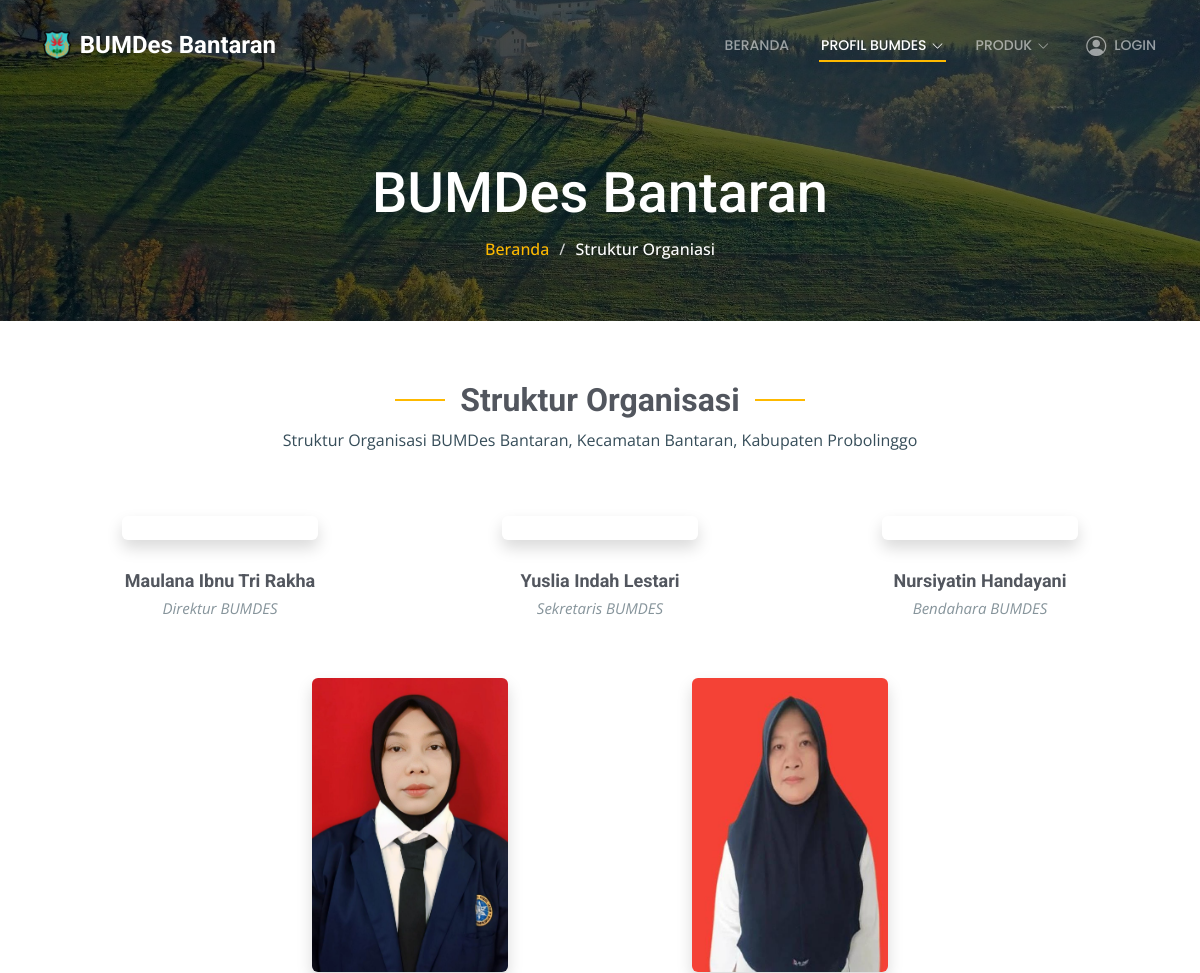
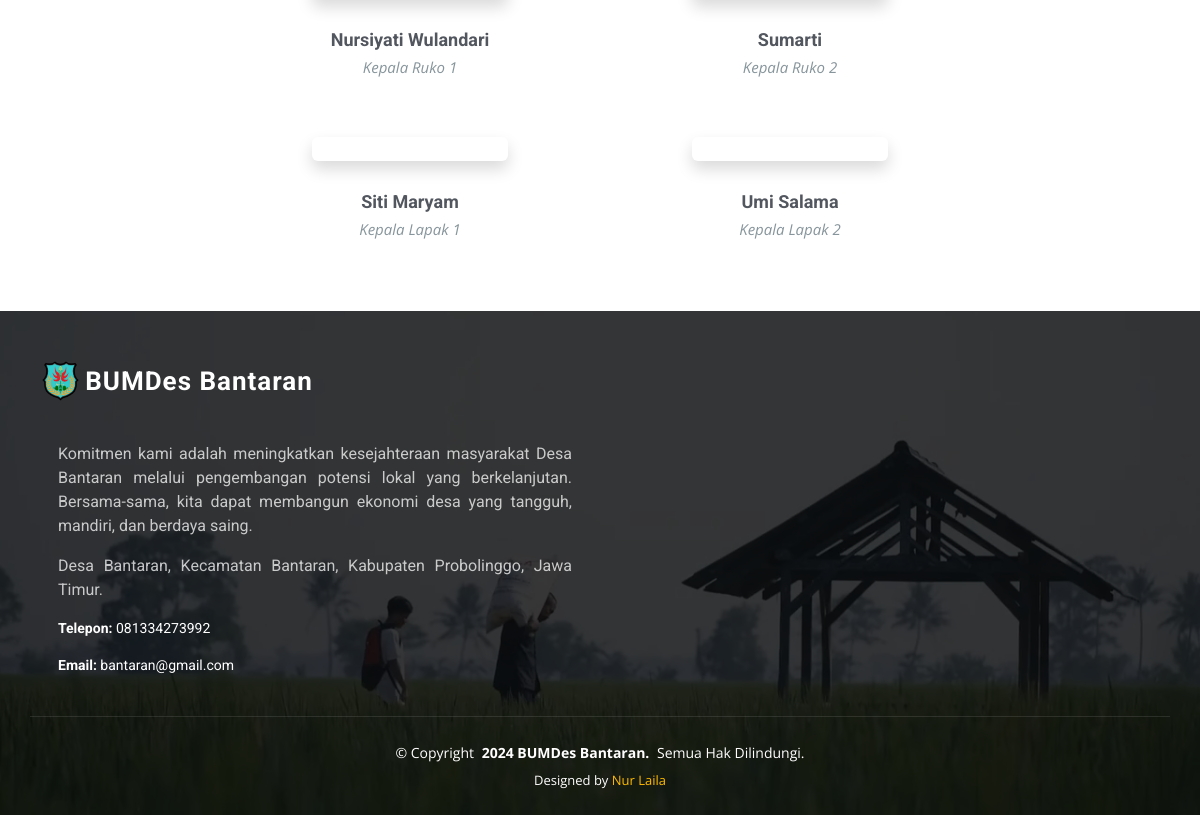
The app's page /index.php/profil/struktur with its own data (2 pictures, top to bottom).
### tables this page shows
CREATE TABLE `pengurus` (
  `id_pengurus` bigint(20) UNSIGNED NOT NULL,
  `nama` varchar(255) NOT NULL,
  `jabatan` varchar(255) NOT NULL,
  `foto` varchar(255) NOT NULL
);

### application/controllers/Profil.php (called while the page is built, shortened)
<?php
class Profil extends CI_Controller
{
	public function __construct()
	{
		$this->load->model('base_model');
	}
	public function struktur()
	{
		$data['title'] 			= 'Profil Struktur';
		$data['pengurus'] = $this->base_model->get_all('pengurus');
		$this->load->view('profile_view/profile/struktur', $data);
	}
}

### index.php (called while the page is built, shortened)
<?php
require_once BASEPATH.'core/CodeIgniter.php';

### application/models/Base_model.php (called while the page is built, shortened)
<?php
class Base_model extends CI_Model
{
    public function get_all(string $table_name, bool $is_active = false): array
    {
        $where = $is_active ? "AND $table_name.is_active = '1'" : "";
        $query = "SELECT * FROM $table_name WHERE 1=1 $where";
        $result = $this->db->query($query);
        return $result->result();
    }
}

### application/views/profile_view/profile/struktur.php (the view, shortened to what this page needs)
<!DOCTYPE html>
<html lang="en">
<head>
    <?php $this->view('profile_view/_partials/head'); ?>
</head>
<body class="about-page">
    <?php $this->view('profile_view/_partials/header'); ?>
    <main class="main">
        <div class="page-title dark-background" style="background-image: url(<?= base_url('assets/profile/img/background/profile.jpg'); ?>);">
            <div class="container position-relative">
                <h1>BUMDes Bantaran</h1>
                <nav class="breadcrumbs">
                    <ol>
                        <li><a href="<?= base_url(); ?>">Beranda</a></li>
                        <li class="current">Struktur Organiasi</li>
                    </ol>
                </nav>
            </div>
        </div>
        <section class="team section">
            <div class="container section-title pb-3 mb-5" data-aos="fade-up">
                <h2>Struktur Organisasi</h2>
                <p>Struktur Organisasi BUMDes Bantaran, Kecamatan Bantaran, Kabupaten Probolinggo</p>
            </div>
            <div class="container">
                <div class="row gy-5 mb-5 justify-content-center">
                    <div class="col-lg-4 col-md-6 member" data-aos="fade-up" data-aos-delay="100">
                        <div class="member-img rounded shadow">
                        </div>
                        <div class="member-info text-center">
                            <h4><?= $pengurus[0]->nama ?></h4>
                            <span><?= $pengurus[0]->jabatan ?></span>
                        </div>
                    </div>
                    <div class="col-lg-4 col-md-6 member" data-aos="fade-up" data-aos-delay="100">
                        <div class="member-img rounded shadow">
                        </div>
                        <div class="member-info text-center">
                            <h4><?= $pengurus[1]->nama ?></h4>
                            <span><?= $pengurus[1]->jabatan ?></span>
                        </div>
                    </div>
                    <div class="col-lg-4 col-md-6 member" data-aos="fade-up" data-aos-delay="100">
                        <div class="member-img rounded shadow">
                        </div>
                        <div class="member-info text-center">
                            <h4><?= $pengurus[2]->nama ?></h4>
                            <span><?= $pengurus[2]->jabatan ?></span>
                        </div>
                    </div>
                </div>
                <div class="row gy-5 mb-5 justify-content-center">
                    <div class="col-lg-4 col-md-6 member" data-aos="fade-up" data-aos-delay="100">
                        <div class="member-img rounded shadow">
                            <img src="<?= base_url("file/" . $pengurus[3]->foto); ?>" style="background-position: center; background-size: cover;" class="img-fluid" alt="">
                        </div>
                        <div class="member-info text-center">
                            <h4><?= $pengurus[3]->nama ?></h4>
                            <span><?= $pengurus[3]->jabatan ?></span>
                        </div>
                    </div>
                    <div class="col-lg-4 col-md-6 member" data-aos="fade-up" data-aos-delay="100">
                        <div class="member-img rounded shadow">
                            <img src="<?= base_url("file/" . $pengurus[4]->foto); ?>" style="background-position: center; background-size: cover;" class="img-fluid" alt="">
                        </div>
                        <div class="member-info text-center">
                            <h4><?= $pengurus[4]->nama ?></h4>
                            <span><?= $pengurus[4]->jabatan ?></span>
                        </div>
                    </div>
                </div>
                <div class="row gy-5 justify-content-center">
                    <div class="col-lg-4 col-md-6 member" data-aos="fade-up" data-aos-delay="100">
                        <div class="member-img rounded shadow">
                        </div>
                        <div class="member-info text-center">
                            <h4><?= $pengurus[5]->nama ?></h4>
                            <span><?= $pengurus[5]->jabatan ?></span>
                        </div>
                    </div>
                    <div class="col-lg-4 col-md-6 member" data-aos="fade-up" data-aos-delay="100">
                        <div class="member-img rounded shadow">
                        </div>
                        <div class="member-info text-center">
                            <h4><?= $pengurus[6]->nama ?></h4>
                            <span><?= $pengurus[6]->jabatan ?></span>
                        </div>
                    </div>
                </div>
            </div>
        </section>
    </main>
    <?php $this->view('profile_view/_partials/footer'); ?>
</body>
</html>

### application/views/profile_view/_partials/head.php (shortened to what this page needs)
<link href="<?= base_url('assets/profile/vendor/bootstrap/css/bootstrap.min.css'); ?>" rel="stylesheet">
<link href="<?= base_url('assets/profile/vendor/bootstrap-icons/bootstrap-icons.css'); ?>" rel="stylesheet">
<link href="<?= base_url('assets/profile/vendor/aos/aos.css'); ?>" rel="stylesheet">
<link href="<?= base_url('assets/profile/vendor/fontawesome-free/css/all.min.css'); ?>" rel="stylesheet">
<link href="<?= base_url('assets/profile/vendor/glightbox/css/glightbox.min.css'); ?>" rel="stylesheet">
<link href="<?= base_url('assets/profile/vendor/swiper/swiper-bundle.min.css'); ?>" rel="stylesheet">
<link href="<?= base_url('assets/profile/css/main.css'); ?>" rel="stylesheet">

### application/views/profile_view/_partials/header.php (shortened to what this page needs)
<header id="header" class="header d-flex align-items-center fixed-top">
    <div class="container-fluid container-xl position-relative d-flex align-items-center justify-content-between">
        <a href="<?= base_url(); ?>" class="logo d-flex align-items-center">
            <img src="<?= base_url('assets/profile/img/logo/logo_bantaran.png'); ?>" alt="logo_pemkab">
            <h1 class="sitename">BUMDes Bantaran</h1>
        </a>
        <nav id="navmenu" class="navmenu">
            <ul>
                <li><a href="<?= base_url(); ?>" class="<?= $title == 'Beranda' ? 'active' : '' ?>">Beranda</a></li>
                <li class="dropdown">
                    <a href="#" class="<?= strstr($title, 'Profil') ? 'active' : '' ?>">
                        <span>Profil BUMDes</span> <i class="bi bi-chevron-down toggle-dropdown"></i>
                    </a>
                </li>
                <li class="dropdown">
                    <a href="#" class="<?= strstr($title, 'Produk') ? 'active' : '' ?>">
                        <span>Produk</span> <i class="bi bi-chevron-down toggle-dropdown"></i>
                    </a>
                </li>
                <li><a href="<?= base_url('auth'); ?>"><i class="bi bi-person-circle fs-5 me-2"></i> <span>Login</span></a></li>
            </ul>
        </nav>
    </div>
</header>

### application/views/profile_view/_partials/footer.php (shortened to what this page needs)
<footer id="footer" class="footer dark-background">
	<div class="container footer-top">
		<div class="row gy-4">
			<div class="col-md-6 col-12 footer-about">
				<a href="<?= base_url(); ?>" class="logo d-flex align-items-center">
					<img src="<?= base_url('assets/profile/img/logo/logo_bantaran.png'); ?>" alt="logo_bantaran">
					<span class="sitename">BUMDes Bantaran</span>
				</a>
				<div class="px-3 pt-3">
					<p class="fs-6 text-justify" style="color: #ffffffbd; text-align: justify;">Komitmen kami adalah meningkatkan kesejahteraan masyarakat Desa Bantaran melalui pengembangan potensi lokal yang berkelanjutan. Bersama-sama, kita dapat membangun ekonomi desa yang tangguh, mandiri, dan berdaya saing.</p>
					<p class="fs-6 text-justify" style="color: #ffffffbd; text-align: justify;">Desa Bantaran, Kecamatan Bantaran, Kabupaten Probolinggo, Jawa Timur.</p>
					<p class="mt-3"><strong>Telepon:</strong> <span>081334273992</span></p>
					<p><strong>Email:</strong> <span>bantaran@gmail.com</span></p>
				</div>
			</div>
			<div class="col-md-6 col-12 footer-about">
				<iframe class="rounded" style="border: 0; width: 100%; height: 300px;" src="https://www.google.com/maps/embed?pb=!1m18!1m12!1m3!1d13194.599887130697!2d113.17363578376326!3d-7.873643168821142!2m3!1f0!2f0!3f0!3m2!1i1024!2i768!4f13.1!3m3!1m2!1s0x2dd64df3d8c63aeb%3A0x12cab24ae8e087c3!2sBantaran%2C%20Kec.%20Bantaran%2C%20Kabupaten%20Probolinggo%2C%20Jawa%20Timur!5e1!3m2!1sid!2sid!4v1730130368412!5m2!1sid!2sid" allowfullscreen="" loading="lazy"></iframe>
			</div>
		</div>
	</div>
	<div class="container copyright text-center mt-4">
		<p>© <span>Copyright</span> <strong class="px-1 sitename">2024 BUMDes Bantaran.</strong> <span>Semua Hak Dilindungi.</span></p>
		<div class="credits">
			Designed by <a target="_blank" href="https://www.instagram.com/lai.lanoer?utm_source=ig_web_button_share_sheet&igsh=ZDNlZDc0MzIxNw==">Nur Laila</a>
		</div>
	</div>
</footer>

### records on screen
pengurus: nama "Maulana Ibnu Tri Rakha", jabatan "Direktur BUMDES"
pengurus: nama "Yuslia Indah Lestari", jabatan "Sekretaris BUMDES"
pengurus: nama "Nursiyatin Handayani", jabatan "Bendahara BUMDES"
pengurus: foto (picture), nama "Nursiyati Wulandari", jabatan "Kepala Ruko 1"
pengurus: foto (picture), nama "Sumarti", jabatan "Kepala Ruko 2"
pengurus: nama "Siti Maryam", jabatan "Kepala Lapak 1"
pengurus: nama "Umi Salama", jabatan "Kepala Lapak 2"
